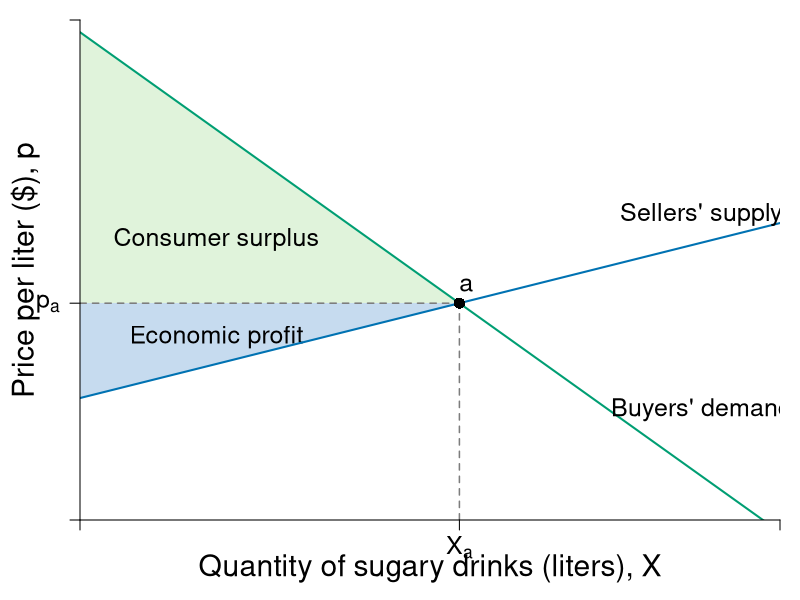

This chart was generated by the following R code:
require(shape)
library(tidyverse)
pdf(file = "firmmarketsupply/sugar_tax_efficiency_elastic1.pdf", width = 9, height = 7)

#Set parameters for graphics
axislabelsize <- 1.8
labelsize <- 1.5
namesize <- 1.8
annotatesize <- 1.5
graphlinewidth <- 2
segmentlinewidth <- 1.5

COL <- c("#7fc97f", "#beaed4", "#fdc086", "#ffff99", "#386cb0", "#f0027f", "#bf5b17", "#666666")
COLA <- c("#e0f3db", "#99d8c9","#66c2a4","#41ae76", "#238b45", "#005824")
COLB <- c("#c6dbef", "#4eb3d3", "#2b8cbe", "#0868ac","#084081")
COLC <- c("#fcfbfd", "#efedf5", "#dadaeb", "#bcbddc", "#9e9ac8", "#807dba", "#6a51a3", "#54278f", "#3f007d")
Grays <- gray.colors(25, start = 1, end = 0)
CBCols <- c("#009E73","#0072B2","#E69F00")

par(mar =  c(4, 4, 1, 1))

mrsA <- function(x, rmax = 20, xmax = 10) {
  rmax - (rmax/xmax)*x
}

uA <- function(x, y, rmax = 20, xmax = 10) {
  y + rmax*x - (1/2)(rmax/xmax)*x^2
}

Qs <- function(x, slope = 0.7, tax = 0){
  slope*x + 5 + tax
}

Qs_tax<- function(x, slope = 0.7, tax = 3.5){
  slope*x + 5 + tax
}

xlims <- c(0, 10.25)
ylims <- c(0, 20.5)

npts <- 501 
x <- seq(xlims[1], xlims[2], length.out = npts)
y <- seq(ylims[1], ylims[2], length.out = npts) 
a <- c(46.08, 55, 64)
b <- c(46.08, 55, 64)

#Equilibrium intersections
eq1 <- uniroot(function(x)  mrsA(x) - Qs(x)  , c(.01,10), tol=1e-8)   
eq2 <- uniroot(function(x)  mrsA(x) - Qs_tax(x)  , c(.01,10), tol=1e-8) 
xpre <- as.numeric(eq1[1])
xpost <- as.numeric(eq2[1])

plot(0, 0, xlim = xlims, ylim = ylims, type = "n",
     xlab = expression(paste("")),
     ylab = expression(paste("")), 
     xaxt = "n", 
     yaxt = "n", 
     cex.lab = axislabelsize, 
     bty = "n",
     xaxs = "i", 
     yaxs = "i")


# ticksy <- c(0, NA,  Qs(xpre), NA, 20, ylims[2])
# ylabels <- c(NA, NA, expression(paste(p[a])), NA, expression(paste(bar(p) )), NA)
ticksy <- c(0, NA,  Qs(xpre), ylims[2])
ylabels <- c(NA, NA, expression(paste(p[a])), NA)

ticksx <- c(0, NA, xpre, xlims[2])
xlabels <- c(NA, NA, expression(paste(X[a])),  NA)


npts <- 500 
xx1 <- seq(xlims[1], xlims[2], length.out = npts)

# Tax Rev 
#xpoly1 <- c(0, xpost, xpost, 0)
#ypoly1 <- c(Qs(xpost), Qs(xpost), Qs_tax(xpost), Qs_tax(xpost))
#polygon(x = xpoly1, y = ypoly1, col = COL[3], density=NULL, border = NA)

# DWL of PS
#xpoly <- c(0, 0, xpre)
#ypoly <- c(Qs(xpost), Qs(xpre), Qs(xpre))
#polygon(x = xpoly, y = ypoly, col = COL[2], density=NULL, border = NA)


# DWL of CS
#xpoly2 <- c(xpost, xpre, xpost) 
#ypoly2 <- c(Qs(xpre), Qs(xpre), Qs_tax(xpost)) 
#polygon(x = xpoly2, y = ypoly2, col = COL[4], density=NULL, border = NA)

# CS 
xpoly3 <- c(0, 0, xpre)
ypoly3 <- c(Qs(xpre), mrsA(0), Qs(xpre))
polygon(x = xpoly3, y = ypoly3, col = COLA[1], density=NULL, border = NA)

# PS
xpoly4 <- c(0, 0, xpre, 0)
ypoly4 <- c(Qs(xpre), Qs(0), Qs(xpre), Qs(xpre))
polygon(x = xpoly4, y = ypoly4, col = COLB[1], density=NULL, border = NA)

text(2, 7.5, expression(paste("Economic profit")), xpd = TRUE, cex = labelsize)
text(2, 11.5, expression(paste("Consumer surplus")), xpd = TRUE, cex = labelsize) 


#Lines for mrs graph
lines(xx1, mrsA(xx1), col = CBCols[1], lwd = graphlinewidth)

lines(xx1, Qs(xx1), col = CBCols[2], lwd = graphlinewidth)
#lines(xx1, Qs_tax(xx1), col = COLB[5], lwd = graphlinewidth)

# Prices
##Price with tax
#segments(0, Qs_tax(xpost), xpost, Qs_tax(xpost), lty = 2, col = "gray" , lwd = segmentlinewidth) 
##Price pre-tax
segments(0, Qs(xpre), xpre, Qs(xpre), lty = 2, col = Grays[20] , lwd = segmentlinewidth)

# Vert Seg from Q 
#segments(xpost, 0, xpost, Qs_tax(xpost), lty = 2, col = "gray" , lwd = segmentlinewidth)

segments(xpre, 0, xpre, Qs(xpre), lty = 2, col = Grays[20]  , lwd = segmentlinewidth)

# Horizontal to PS
#segments(0, Qs(xpost), xpost, Qs(xpost), lty = 2, col = "gray" , lwd = segmentlinewidth)

#Label axes
#mtext(expression(paste("Quantity of sugary drinks (liters), ", X)), side=1, line = 2.5, cex = axislabelsize)
text(0.5*xlims[2], -2, expression(paste("Quantity of sugary drinks (liters), ", X)), xpd = TRUE, cex = axislabelsize) 
text(-0.8, 0.5*ylims[2], expression(paste("Price per liter ($), ", p)), xpd = TRUE, cex = axislabelsize, srt = 90) 

#Label a
#points(xpost, Qs_tax(xpost), pch = 16, col = "black", cex = 1.5)
#text(xpost, Qs_tax(xpost) + 0.75, expression(b), cex = annotatesize)

#Label b
points(xpre, Qs(xpre), pch = 16, col = "black", cex = 1.5)
text(xpre + 0.1, Qs(xpre) + 0.75, expression(a), cex = annotatesize)

#Label c
#points(xpost, Qs(xpost), pch = 16, col = "black", cex = 1.5)
#text(xpost + 0.2, Qs(xpost) - 0.3, expression(d), cex = annotatesize)

#Label d
#points(xpost, Qs(xpre) , pch = 16, col = "black", cex = 1.5)
#text(xpost + 0.2, Qs(xpre) + 0.3, expression(c), cex = annotatesize)

#segments(4.11765, 6.17647, 5.88, 8.88, lty = 1, col = COL[2] , lwd = graphlinewidth)
#text(8.5, 14, expression(paste("Supply with tax, ", tau)), cex = labelsize)
#text(8.5, 14, expression(paste(p(x) == (c + tau) + x)), cex = labelsize)
#text(8.5, 7.8, expression(paste("Pre-tax supply, ", p(x) == c + x)), cex = labelsize)
text(9.1, 12.5, expression(paste("Sellers' supply")), cex = labelsize)

#Label mrs function
text(9.1, 4.5, expression(paste("Buyers' demand")), cex = labelsize)
#Arrows(6, 8.7, 6, 10.9, col = "black", lty = 1, lwd = 2, arr.type = "triangle", arr.lwd = 0.2, code = 3)
#text(6.6, 9.95, expression(paste("Tax" == tau)), cex = labelsize)

# Label CS
#text(1.2, 14, expression(paste("Consumer Surplus")))
axis(1, at = ticksx, pos = 0, labels = FALSE)
text(x = ticksx, par("usr")[3] - 0.4, labels = xlabels, srt = 0, pos = 1, xpd = TRUE, cex = labelsize)
axis(2, at = ticksy, pos = 0, labels = ylabels, las = 1, cex.axis = labelsize)


dev.off()
